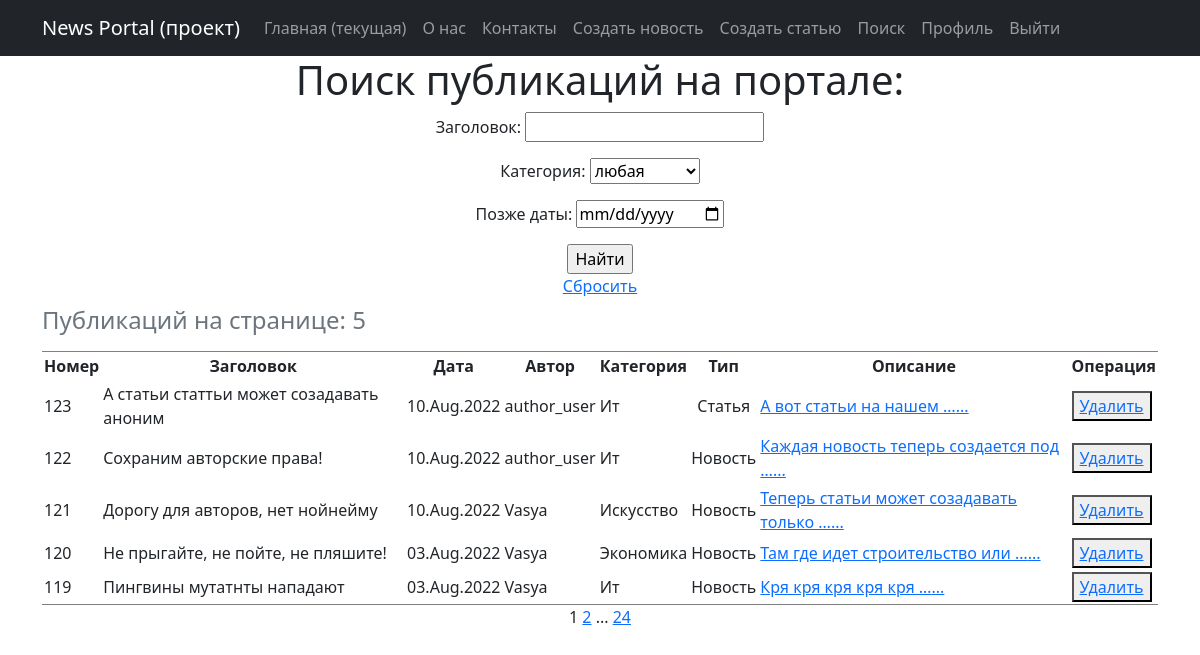
Page /posts/news/search/ (signed in) on the earlier database version.
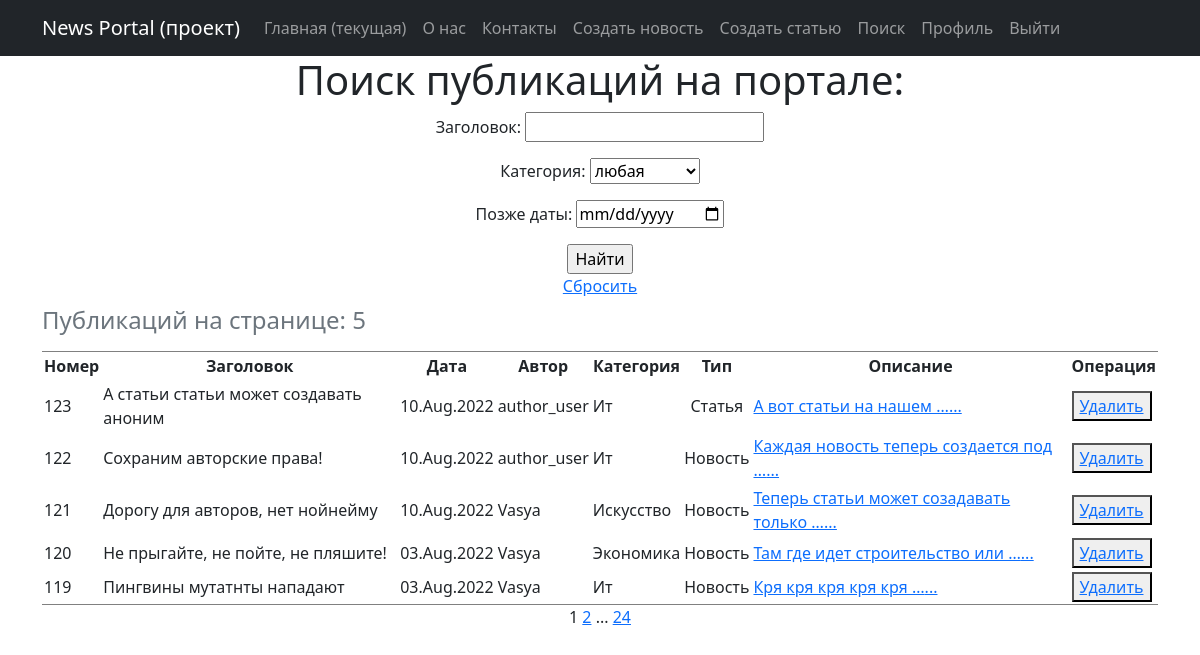
Same page on the later database version.
### news/models.py (models this page shows, shortened)
class Post(models.Model):
    news = 'NW'
    article = 'AR'
    POST_TYPES =[
        (news, 'Новость'),
        (article, 'Статья'),
    ]
    author_user = models.ForeignKey('Author', on_delete=models.CASCADE)
    post_type = models.CharField(max_length=2,
                                  choices=POST_TYPES,
                                  default=article)
    create_date = models.DateTimeField(auto_now_add=True)
    category = models.ManyToManyField('Category', through='PostCategory')
    header_post = models.CharField(max_length=128)
    text_post = models.TextField()
    rating_post = models.SmallIntegerField(default=0)
    class Meta:
        verbose_name = 'Публикация'
        verbose_name_plural = 'Публикации'

class Author(models.Model):
    author_user = models.OneToOneField(User, on_delete=models.CASCADE) #параметр on_delete м.б. SET_NULL
    rating_author = models.SmallIntegerField(default=0)
    def __str__(self):
        return f'{self.author_user.username}'

### news/views.py (the view)
# urls.py: path('news/search/', PostsListSearch.as_view(), name='posts_list_search'),
class PostsListSearch(LoginRequiredMixin, ListView):
    model = Post
    ordering = '-create_date'
    template_name = 'posts_search.html'
    context_object_name = 'finded_posts'
    paginate_by = 5
    def get_queryset(self):
        queryset = super().get_queryset()
        self.filterset = PostFilter(self.request.GET, queryset)
        return self.filterset.qs
    def get_context_data(self, **kwargs):
        context = super().get_context_data()
        context['filterset'] = self.filterset
        return context

### news/models.py (called while the page is built)
    def __str__(self):
        return f"{self.name_category.title()}"

### news/templatetags/custom_filters.py (called while the page is built)
@register.filter()
def censor(value):
    if not isinstance(value, str):
        raise TypeError("Цензура осуществляется только для объекта типа строка (str)")
    else:
        list_ = value.split(" ")
        for i in range(len(list_)):
            if list_[i].strip(string.punctuation).lower() in CENSOR_LIST:
                for j in range(1, len(list_[i])):
                    if list_[i][j] not in string.punctuation:
                        list_[i] = f"{list_[i][:j]}*{list_[i][j+1:]}"
        return f'{" ".join(list_)}'

@register.simple_tag(takes_context=True)
def url_replace(context, **kwargs):
    d = context['request'].GET.copy()
    for k, v in kwargs.items():
        d[k] = v
    return d.urlencode()

### news/templates/posts_search.html (shortened to what this page needs)
{% extends 'flatpages/default.html' %}
{% load custom_filters %}
{% block content %}
<h1>Поиск публикаций на портале:</h1>
<form action="" method="get">
    {{ filterset.form.as_p }}
    <input type="submit" value="Найти" />
</form>
<a href="?{% url 'posts_list_search' %}">Сбросить</a>
{% if finded_posts %}
    <table cellpadding="2" frame="hsides">
        <caption align="top"> <h4>Публикаций на странице: {{ finded_posts|length }}</h4></caption>
        <tr>
            <th>Номер</th>
            <th>Заголовок</th>
            <th>Дата</th>
            <th>Автор</th>
            <th>Категория</th>
            <th>Тип</th>
            <th>Описание</th>
            <th>Операция</th>
        </tr>
        {% for post in finded_posts %}
        <tr>
            <td align="left">{{ post.pk }}</td>
            <td align="left">{{ post.header_post|censor }}</td>
            <td>{{ post.create_date|date:'d.M.Y' }}</td>
            <td align="left">{{ post.author_user }}</td>
            <td align="left">
                {% for cat in post.category.all %}
                {{ cat }}
                {% endfor %}
            </td>
            <td>
                {% if post.post_type == 'AR' %}
                    Статья
                {% else %}
                    Новость
                {% endif %}
            </td>
            <td align="left">
                {% if post.post_type == 'AR' %}
                     <a href="{% url 'post_update_article' post.pk %}">{{ post.text_post|truncatewords:5|censor }}...</a>
                {% else %}
                     <a href="{% url 'post_update_new' post.pk %}">{{ post.text_post|truncatewords:5|censor }}...</a>
                {% endif %}
            </td>
            <td align="left">
                 {% if post.post_type == 'AR' %}
                     <button><a href="{% url 'post_delete_article' post.pk %}"> Удалить </a></button>
                {% else %}
                     <button><a href="{% url 'post_delete_new' post.pk %}"> Удалить </a></button>
                {% endif %}
            </td>
        </tr>
        {% endfor %}
    </table>
{% else %}
    <h3>Такие новости не найдены.</h3>
{% endif %}
    {{ page_obj.number }}
    {% if  page_obj.has_next %}
        <a href="?{% url_replace page=page_obj.next_page_number %}">{{ page_obj.next_page_number }}</a>
        {% if paginator.num_pages != page_obj.next_page_number %}
            ...
            <a href="?{% url_replace page=page_obj.paginator.num_pages %}">{{ page_obj.paginator.num_pages }}</a>
        {% endif %}
    {% endif%}
{% endblock content %}

Differences in the rows shown:
changed Post "А вот статьи на нашем …": header_post|censor "А статьи статтьи может созадавать аноним" → "А статьи статьи может создавать аноним"
